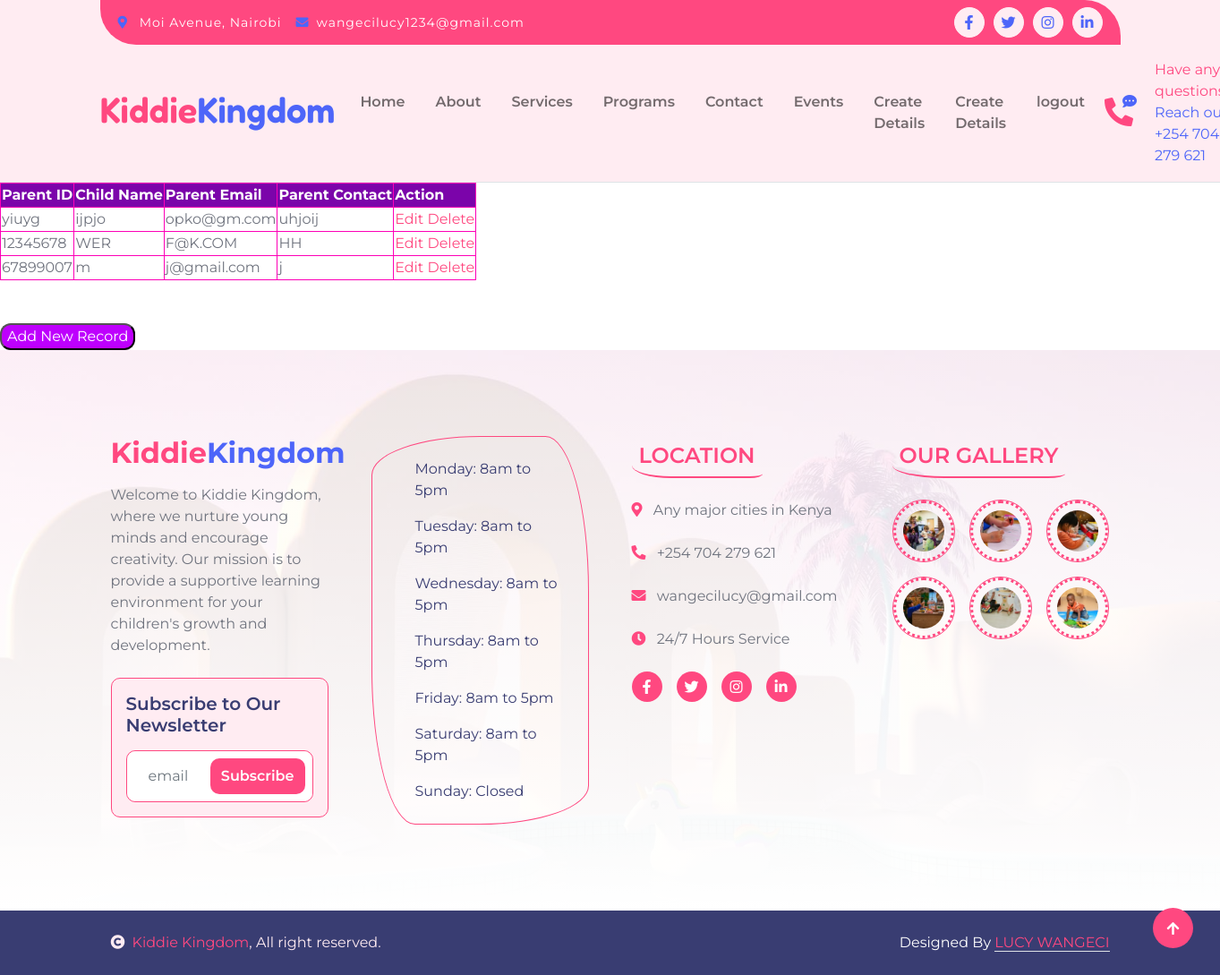
The page /show on the database as committed earlier.
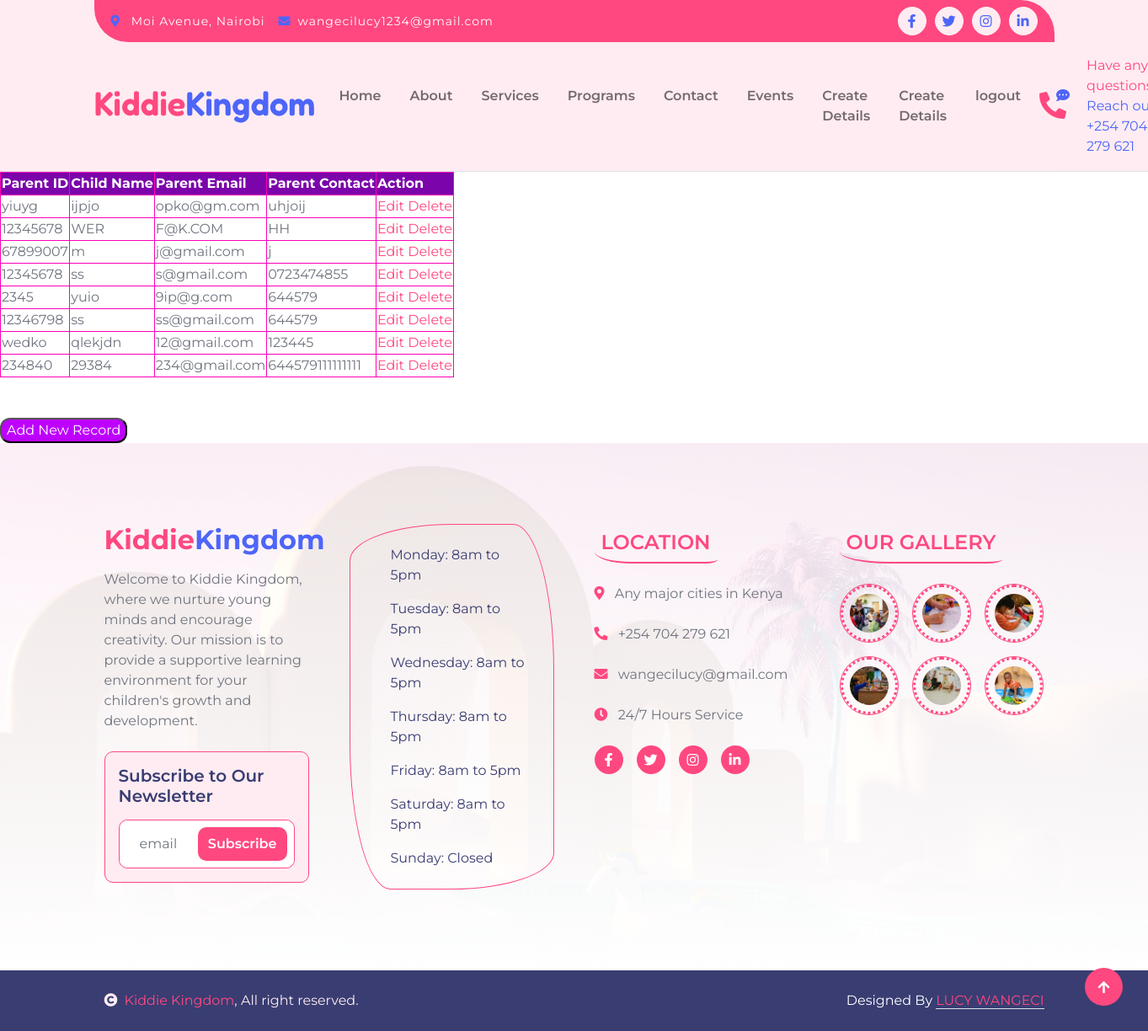
The same page on the database as committed later.
### app/models.py (models this page shows, shortened)
class Employee(models.Model):
    eid = models.CharField(max_length=20)
    ename = models.CharField(max_length=100)
    eemail = models.EmailField()
    econtact = models.CharField(max_length=15)
    class Meta:
        db_table = "employee"

### app/views.py (the view)
# urls.py: path('show', views.show, name='show'),
def show(request):
    employees = Employee.objects.all()
    return render(request, "show.html", {'employees': employees})

### app/templates/show.html
{% extends 'base.html' %}
{% load static %}
{% block body %}
    <table>
        <thead>
            <tr>
                <th>Parent ID</th>
                <th>Child Name</th>
                <th>Parent Email</th>
                <th>Parent Contact</th>
                <th>Action</th>
            </tr>
        </thead>
        <tbody>
            {% for employee in employees %}
            <tr>
                <td>{{ employee.eid }}</td>
                <td>{{employee.ename}}</td>
                <td>{{employee.eemail}}</td>
                <td>{{employee.econtact}}</td>
                <td>
                    <a href="/edit/{{ employee.id }}">Edit</a>
                    <a href="/delete/{{employee.id}}">Delete</a>
                </td>
            </tr>
            {% endfor %}
        </tbody>
    </table>
    <br>
    <br>
    <button><a style="color:white;" href="/emp">Add New Record</a></button>
{% endblock %}

### app/templates/base.html (shortened to what this page needs)
{% load static %}
<!DOCTYPE html>
<html lang="en">
    <head>
        <link rel="stylesheet" href="https://use.fontawesome.com/releases/v5.15.4/css/all.css"/>
        <link href="https://cdn.jsdelivr.net/npm/bootstrap-icons@1.4.1/font/bootstrap-icons.css" rel="stylesheet">
        <link href="{% static 'lib/animate/animate.min.css' %}" rel="stylesheet">
        <link href="{% static 'lib/lightbox/css/lightbox.min.css' %}" rel="stylesheet">
        <link href="{% static 'lib/owlcarousel/assets/owl.carousel.min.css' %}" rel="stylesheet">
        <link href="{% static 'css/bootstrap.min.css' %}" rel="stylesheet">
        <link href="{% static 'css/style.css' %}" rel="stylesheet">
        <link href="{% static 'css/style.css' %}" rel="stylesheet">
<body>
        <div class="container-fluid border-bottom bg-light wow fadeIn" data-wow-delay="0.1s">
            <div class="container topbar bg-primary d-none d-lg-block py-2" style="border-radius: 0 40px">
                <div class="d-flex justify-content-between">
                    <div class="top-info ps-2">
                        <small class="me-3"><i class="fas fa-map-marker-alt me-2 text-secondary"></i> <a href="#" class="text-white">Moi Avenue, Nairobi</a></small>
                        <small class="me-3"><i class="fas fa-envelope me-2 text-secondary"></i><a href="#" class="text-white">wangecilucy1234@gmail.com</a></small>
                    </div>
                    <div class="top-link pe-2">
                        <a href="https://www.facebook.com/profile.php?id=61553781383976" class="btn btn-light btn-sm-square rounded-circle"><i class="fab fa-facebook-f text-secondary"></i></a>
                        <a href="https://github.com/Lucywangeci" class="btn btn-light btn-sm-square rounded-circle"><i class="fab fa-twitter text-secondary"></i></a>
                        <a href="https://github.com/Lucywangeci" class="btn btn-light btn-sm-square rounded-circle"><i class="fab fa-instagram text-secondary"></i></a>
                        <a href="https://github.com/Lucywangeci" class="btn btn-light btn-sm-square rounded-circle me-0"><i class="fab fa-linkedin-in text-secondary"></i></a>
                    </div>
                </div>
            </div>
            <div class="container px-0">
                <nav class="navbar navbar-light navbar-expand-xl py-3">
                    <a href="{% url 'app:index' %}" class="navbar-brand"><h1 class="text-primary display-6">Kiddie<span class="text-secondary">Kingdom</span></h1></a>
                    <div class="collapse navbar-collapse" id="navbarCollapse">
                        <div class="navbar-nav mx-auto">
                            <a class=" nav-item nav-link" href="{% url 'app:index' %}">Home</a>
                            <a class=" nav-item nav-link" href="{% url 'app:about' %}" >About</a>
                            <a class=" nav-item nav-link" href="{% url 'app:service' %}" >Services</a>
                            <a class=" nav-item nav-link" href="{% url 'app:program' %}" >Programs</a>
                            <a class=" nav-item nav-link" href="{% url 'app:contact' %}" >Contact</a>
                            <a class=" nav-item nav-link" href="{% url 'app:event' %}" >Events</a>
                            <a class=" nav-item nav-link" href="{% url 'app:emp' %}" >Create Details</a>
                            <a class=" nav-item nav-link" href="{% url 'app:index2' %}" >Create Details</a>
                            <a class=" nav-item nav-link" href="{% url 'app:login' %}">logout</a>
                            </div>
                        </div>
                        <div class="d-flex me-4">
                            <div id="phone-tada" class="d-flex align-items-center justify-content-center">
                                <a href="{% url 'app:contact' %}" class="position-relative wow tada" data-wow-delay=".9s" >
                                    <i class="fa fa-phone-alt text-primary fa-2x me-4"></i>
                                    <div class="position-absolute" style="top: -7px; left: 20px;">
                                        <span><i class="fa fa-comment-dots text-secondary"></i></span>
                                    </div>
                                </a>
                            </div>
                            <div class="d-flex flex-column pe-3 border-end border-primary">
                                <span class="text-primary">Have any questions?</span>
                                <a href="#"><span class="text-secondary">Reach out: +254 704 279 621</span></a>
                            </div>
                        </div>
                    </div>
            </div>
{% block body %}
{% endblock %}
        <div class="container-fluid footer py-5 wow fadeIn" data-wow-delay="0.1s">
            <div class="container py-5">
                <div class="row g-5">
                    <div class="col-md-6 col-lg-4 col-xl-3">
                       <div class="footer-item">
                        <h2 class="fw-bold mb-3"><span class="text-primary mb-0">Kiddie</span><span class="text-secondary">Kingdom</span></h2>
                        <p class="mb-4">Welcome to Kiddie Kingdom, where we nurture young minds and encourage creativity. Our mission is to provide a supportive learning environment for your children's growth and development.</p>
                        <div class="border border-primary p-3 rounded bg-light">
                            <h5 class="mb-3">Subscribe to Our Newsletter</h5>
                            <div class="position-relative mx-auto border border-primary rounded" style="max-width: 400px;">
                                <button type="button" class="btn btn-primary py-2 position-absolute top-0 end-0 mt-2 me-2 text-white">Subscribe</button>
                            </div>
                        </div>
                    </div>
                    </div>
                    <div class="col-md-6 col-lg-4 col-xl-3">
                        <div class="footer-item">
                            <div class="d-flex flex-column p-4 ps-5 text-dark border border-primary"
                            style="border-radius: 50% 20% / 10% 40%;">
                                <p>Monday: 8am to 5pm</p>
                                <p>Tuesday: 8am to 5pm</p>
                                <p>Wednesday: 8am to 5pm</p>
                                <p>Thursday: 8am to 5pm</p>
                                <p>Friday: 8am to 5pm</p>
                                <p>Saturday: 8am to 5pm</p>
                                <p class="mb-0">Sunday: Closed</p>
                            </div>
                        </div>
                    </div>
                    <div class="col-md-6 col-lg-4 col-xl-3">
                        <div class="footer-item">
                            <h4 class="text-primary mb-4 border-bottom border-primary border-2 d-inline-block p-2 title-border-radius">LOCATION</h4>
                            <div class="d-flex flex-column align-items-start">
                                <a href="" class="text-body mb-4"><i class="fa fa-map-marker-alt text-primary me-2"></i> Any major cities in Kenya</a>
                                <a href="" class="text-start rounded-0 text-body mb-4"><i class="fa fa-phone-alt text-primary me-2"></i> +254 704 279 621</a>
                                <a href="" class="text-start rounded-0 text-body mb-4"><i class="fas fa-envelope text-primary me-2"></i> wangecilucy@gmail.com</a>
                                <a href="" class="text-start rounded-0 text-body mb-4"><i class="fa fa-clock text-primary me-2"></i> 24/7 Hours Service</a>
                                <div class="footer-icon d-flex">
                                    <a class="btn btn-primary btn-sm-square me-3 rounded-circle text-white" href="https://www.facebook.com/profile.php?id=61553781383976"><i class="fab fa-facebook-f"></i></a>
                                    <a class="btn btn-primary btn-sm-square me-3 rounded-circle text-white" href=""><i class="fab fa-twitter"></i></a>
                                    <a href="#" class="btn btn-primary btn-sm-square me-3 rounded-circle text-white"><i class="fab fa-instagram"></i></a>
                                    <a href="#" class="btn btn-primary btn-sm-square rounded-circle text-white"><i class="fab fa-linkedin-in"></i></a>
                                </div>
                            </div>
                        </div>
                    </div>
                    <div class="col-md-6 col-lg-4 col-xl-3">
                        <div class="footer-item">
                            <h4 class="text-primary mb-4 border-bottom border-primary border-2 d-inline-block p-2 title-border-radius">OUR GALLERY</h4>
                            <div class="row g-3">
                                <div class="col-4">
                                    <div class="footer-galary-img rounded-circle border border-primary">
                                        <img src="{% static 'images/galary-1.jpg' %}" class="img-fluid rounded-circle p-2" alt="">
                                    </div>
                               </div>
                               <div class="col-4">
                                    <div class="footer-galary-img rounded-circle border border-primary">
                                        <img src="{% static 'images/galary-2.jpg' %}" class="img-fluid rounded-circle p-2" alt="">
                                    </div>
                               </div>
                                <div class="col-4">
                                    <div class="footer-galary-img rounded-circle border border-primary">
                                        <img src="{% static 'images/galary-3.jpg' %}" class="img-fluid rounded-circle p-2" alt="">
                                    </div>
                               </div>
                                <div class="col-4">
                                    <div class="footer-galary-img rounded-circle border border-primary">
                                        <img src="{% static 'images/galary-4.jpg' %}" class="img-fluid rounded-circle p-2" alt="">
                                    </div>
                               </div>
                                <div class="col-4">
                                    <div class="footer-galary-img rounded-circle border border-primary">
                                        <img src="{% static 'images/galary-5.jpg' %}" class="img-fluid rounded-circle p-2" alt="">
                                    </div>
                               </div>
                                <div class="col-4">
                                    <div class="footer-galary-img rounded-circle border border-primary">
                                        <img src="{% static 'images/galary-6.jpg' %}" class="img-fluid rounded-circle p-2" alt="">
                                    </div>
                               </div>
                            </div>
                        </div>
                    </div>
                </div>
            </div>
        </div>
        <div class="container-fluid copyright bg-dark py-4">
            <div class="container">
                <div class="row">
                    <div class="col-md-6 text-center text-md-start mb-3 mb-md-0">
                        <span class="text-light"><a href="#"><i class="fas fa-copyright text-light me-2"></i>Kiddie Kingdom</a>, All right reserved.</span>
                    </div>
                    <div class="col-md-6 my-auto text-center text-md-end text-white">
                        Designed By <a class="border-bottom" href="https://htmlcodex.com">LUCY WANGECI</a>
                    </div>
                </div>
            </div>
        </div>
        <a href="#" class="btn btn-primary border-3 border-primary rounded-circle back-to-top"><i class="fa fa-arrow-up"></i></a>
</body>
</html>

### app/static/css/style.css (style rules this page uses)
.back-to-top { position: fixed; right: 30px; bottom: 30px; display: flex; width: 45px; height: 45px; align-items: center; justify-content: center; transition: 0.5s; z-index: 99; }
h1, h2, h3, .h1, .h2, .h3 { font-weight: 200; font-family: 'Montserrat', sans-serif; }
h4, h5, h6, .h4, .h5, .h6 { font-weight: 600; font-family: 'Montserrat', sans-serif; }
.display-1, .display-2, .display-3, .display-4, .display-5, .display-6 { font-weight: 700; font-family: 'Fredoka', sans-serif; }
.display-4, .display-5, .display-6 { font-weight: 600; }
.wow, .animated { animation-duration: 2s !important; }
.btn { font-weight: 600; transition: .5s; }
.btn-sm-square { width: 34px; height: 34px; }
.btn-square, .btn-sm-square, .btn-md-square, .btn-lg-square { padding: 0; display: flex; align-items: center; justify-content: center; font-weight: normal; }
.btn.btn-primary { border: 0; color: var(--bs-white); }
.title-border-radius { border-radius: 10% 30%; }
.topbar .top-info { font-size: medium; font-weight: 400; font-family: 'Montserrat', sans-serif; letter-spacing: 1px; display: flex; align-items: center; }
.topbar .top-link { display: flex; align-items: center; justify-content: center; }
.topbar .top-link a { margin-right: 10px; }
.navbar { border-bottom: 1px solid rgba(255, 255, 255, .1); }
.navbar .navbar-nav .nav-link { padding: 10px 12px; font-size: 16px; font-weight: 600; transition: .5s; margin-right: 10px; }
.footer { background: linear-gradient(rgba(255, 255, 255, .8), rgba(255, 255, 255, 1)), url(../images/background.jpg); background-position: top center; background-repeat: no-repeat; background-size: cover; }
.footer .footer-galary-img img { width: 100%; border-style: dotted; border-color: var(--bs-primary); transition: 0.5s; }
table, th, td { border: 1px solid rgb(253, 0, 183); }
th { background-color: #7b04aa; color: white; }
button { border-radius: 12px; color: aqua; background-color: #be00fd; cursor: pointer; }

Rows that differ between the two databases and show on the page:
added Employee: eid "12345678", ename "ss", eemail "s@gmail.com", econtact "0723474855"
added Employee: eid "2345", ename "yuio", eemail "9ip@g.com", econtact "644579"
added Employee: eid "12346798", ename "ss", eemail "ss@gmail.com", econtact "644579"
added Employee: eid "wedko", ename "qlekjdn", eemail "12@gmail.com", econtact "123445"
added Employee: eid "234840", ename "29384", eemail "234@gmail.com", econtact "644579111111111"
